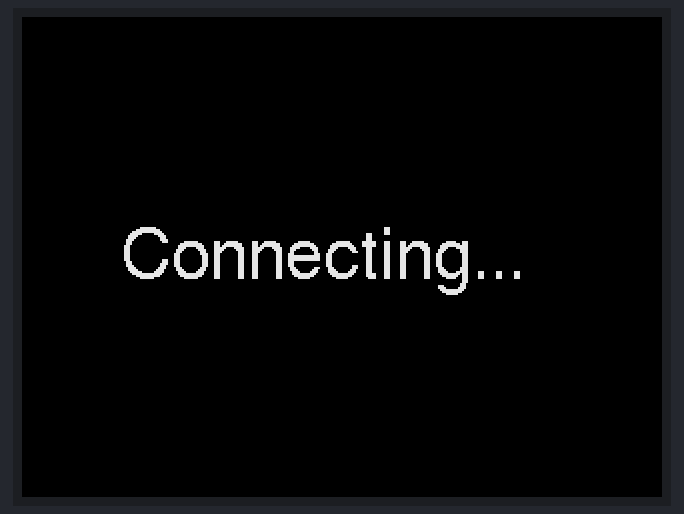
Simulated run of this sketch. Board: ESP32. Parts: 320×240 colour display. WiFi joins after 1.5 s; servers stay silent unless stated; not simulated (calls return 0 or success): M5_ENV.h; what the sketch prints to the serial monitor is not drawn.

Above: at 0.5 s.
At 1.7 s:
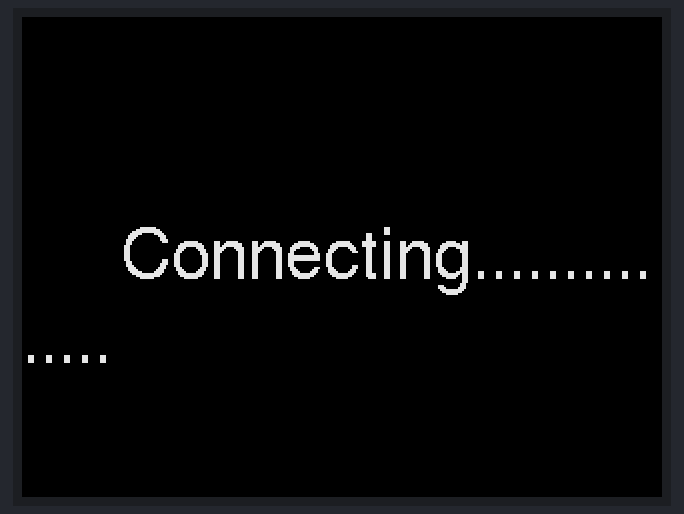
At 2.1 s:
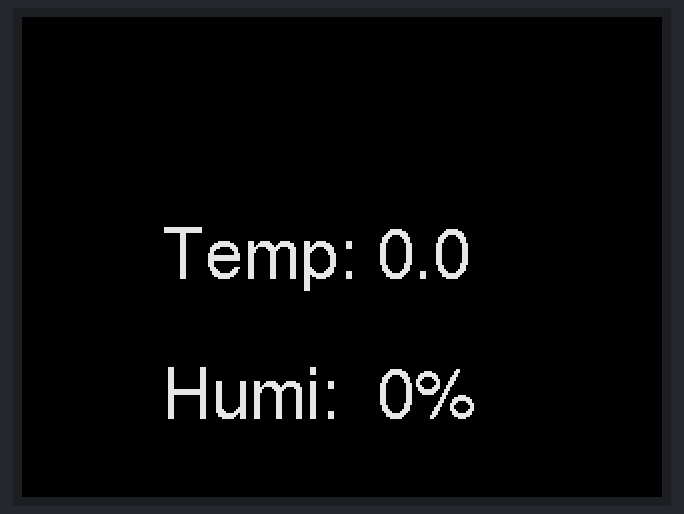

The sketch:

M5_Unit.ino
```cpp
#include <M5Core2.h>
#include <Arduino.h>
#include <WiFi.h>
#include <Free_Fonts.h>
#include <Firebase_ESP_Client.h>
#include "addons/TokenHelper.h"
#include "addons/RTDBHelper.h"
#include <SD.h>
#include <M5_ENV.h>
#include <Wire.h>

#define DEBUG_PORT Serial
#define API_KEY "AIzaSyDeuDvt1c5fEfgdx3WWwaO5aj8c7BjW2ds" ;
#define DATABASE_URL "https://realtime-database-a9abe-default-rtdb.asia-southeast1.firebasedatabase.app/"

FirebaseData fbdo ;

FirebaseAuth auth;
FirebaseConfig config ;

SHT3X sht30;
QMP6988 qmq6988 ;

float tmp = 0.0 ;
float hum = 0.0 ;
float pressure = 0.0 ;

unsigned long sendDataPrevMillis = 0 ;
int count = 0 ;
bool signupOK = false ;

const char* ssid     = "Merlinz_2.4G";
const char* password = "1234toei" ;

int LOOP_COUTER = 0 ;
int LCD_BRIGHTNESS = 150;


void setup() {

  DEBUG_PORT.begin(115200);

  M5.begin();
  M5.Lcd.setBrightness(150);
  M5.Lcd.setTextColor(0xE73C , TFT_BLACK);
  M5.Lcd.setTextSize(1);
  M5.Lcd.setFreeFont(FF19);

  Wire.begin();
  qmq6988.init();

  WiFi.mode(WIFI_STA);
  WiFi.begin(ssid , password);

  M5.lcd.clear();
  M5.Lcd.setCursor(50 ,130) ;
  M5.Lcd.print("Connecting");
  DEBUG_PORT.println("Connecting");

  while(WiFi.status() != WL_CONNECTED){
    DEBUG_PORT.print(".");
    M5.Lcd.print(".");
    delay(100);
  }


  DEBUG_PORT.println("=== Start === ");

  M5.lcd.clear();
  M5.Lcd.setCursor(50 ,130) ;
  M5.Lcd.print("=== Start ===");
  DEBUG_PORT.println(WiFi.localIP());

  config.api_key = API_KEY ;
  config.database_url = DATABASE_URL ;

  // Sign up //
  if(Firebase.signUp(&config , &auth , "" , "" )){
    M5.lcd.clear();
    M5.Lcd.setCursor(50 ,130);
    M5.Lcd.print("Firebase SignUp");
    DEBUG_PORT.println("Sign Up Done") ;
    signupOK = true ;
  }
  else{
    DEBUG_PORT.printf("%s\n" , config.signer.signupError.message.c_str());
  }

  /* Assign the callback function for the long running token generation task */
  config.token_status_callback = tokenStatusCallback ;

  Firebase.begin(&config , &auth);
  Firebase.reconnectWiFi(true);
  M5.lcd.clear();

}

void loop() {
  if(Firebase.ready() &&signupOK &&(millis() - sendDataPrevMillis > 15000 || sendDataPrevMillis == 0)){
    sendDataPrevMillis = millis();

    pressure = qmq6988.calcPressure();
    if(sht30.get() == 0) {
      tmp = sht30.cTemp ;
      hum = sht30.humidity;
    }
    else{
      tmp = 0 , hum = 0 ;
    }
    DEBUG_PORT.printf("Temp: %2.1f  \r\nHumi: %2.0f%%  \r\nPressure:%2.0fPa\r\n",tmp, hum, pressure);
    int tmp2 = tmp;
    int hum2 = hum ;
    M5.lcd.clear();
    M5.lcd.setCursor(70,130);
    M5.lcd.printf("Temp: %2.1f  \r\n",tmp);
    M5.lcd.setCursor(70,200);
    M5.lcd.printf("Humi: %2.0f%%  \r\n",hum);
    Firebase.RTDB.setInt(&fbdo, "M5/Temp", tmp2);
    Firebase.RTDB.setInt(&fbdo, "M5/Hum", hum2);

  }
  delay(500);
}
```
